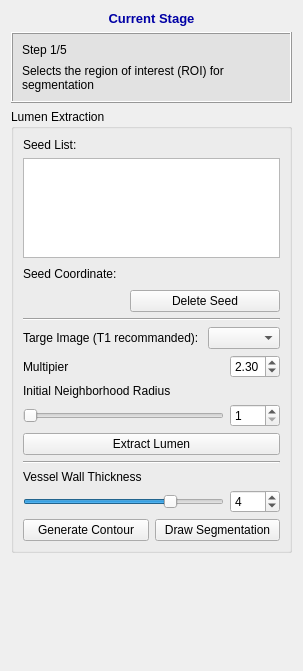
<?xml version="1.0" encoding="UTF-8"?>
<ui version="4.0">
 <class>QInteractorStyleSmartContour</class>
 <widget class="QWidget" name="QInteractorStyleSmartContour">
  <property name="geometry">
   <rect>
    <x>0</x>
    <y>0</y>
    <width>295</width>
    <height>671</height>
   </rect>
  </property>
  <property name="windowTitle">
   <string>SmartContour</string>
  </property>
  <layout class="QVBoxLayout" name="verticalLayout">
   <item>
    <widget class="QLabel" name="label_39">
     <property name="font">
      <font>
       <pointsize>10</pointsize>
       <weight>75</weight>
       <bold>true</bold>
      </font>
     </property>
     <property name="text">
      <string>&lt;html&gt;&lt;head/&gt;&lt;body&gt;&lt;p&gt;&lt;span style=&quot; color:#0000a5;&quot;&gt;Current Stage&lt;/span&gt;&lt;/p&gt;&lt;/body&gt;&lt;/html&gt;</string>
     </property>
     <property name="alignment">
      <set>Qt::AlignCenter</set>
     </property>
    </widget>
   </item>
   <item>
    <widget class="QFrame" name="frame_10">
     <property name="minimumSize">
      <size>
       <width>0</width>
       <height>0</height>
      </size>
     </property>
     <property name="font">
      <font>
       <family>Arial</family>
       <pointsize>10</pointsize>
      </font>
     </property>
     <property name="styleSheet">
      <string notr="true">background-color: rgb(226, 226, 226)</string>
     </property>
     <property name="frameShape">
      <enum>QFrame::Box</enum>
     </property>
     <property name="frameShadow">
      <enum>QFrame::Raised</enum>
     </property>
     <property name="lineWidth">
      <number>1</number>
     </property>
     <layout class="QVBoxLayout" name="verticalLayout_25">
      <property name="spacing">
       <number>7</number>
      </property>
      <item>
       <layout class="QVBoxLayout" name="verticalLayout_26">
        <property name="spacing">
         <number>7</number>
        </property>
        <item>
         <layout class="QHBoxLayout" name="horizontalLayout_17">
          <item>
           <widget class="QLabel" name="label_40">
            <property name="font">
             <font>
              <family>Arial</family>
             </font>
            </property>
            <property name="text">
             <string>Step 1/5</string>
            </property>
           </widget>
          </item>
         </layout>
        </item>
       </layout>
      </item>
      <item>
       <widget class="QLabel" name="label_11">
        <property name="text">
         <string>Selects the region of interest (ROI) for segmentation</string>
        </property>
        <property name="wordWrap">
         <bool>true</bool>
        </property>
       </widget>
      </item>
     </layout>
    </widget>
   </item>
   <item>
    <widget class="QGroupBox" name="groupBox_4">
     <property name="title">
      <string>Lumen Extraction</string>
     </property>
     <layout class="QVBoxLayout" name="verticalLayout_6">
      <item>
       <widget class="QLabel" name="label_60">
        <property name="text">
         <string>Seed List:</string>
        </property>
       </widget>
      </item>
      <item>
       <widget class="QListWidget" name="listWidgetSeedList">
        <property name="maximumSize">
         <size>
          <width>16777215</width>
          <height>100</height>
         </size>
        </property>
       </widget>
      </item>
      <item>
       <layout class="QHBoxLayout" name="horizontalLayout_18">
        <item>
         <widget class="QLabel" name="label_61">
          <property name="text">
           <string>Seed Coordinate: </string>
          </property>
         </widget>
        </item>
        <item>
         <widget class="QLabel" name="labelSeedCoordinate">
          <property name="text">
           <string/>
          </property>
         </widget>
        </item>
        <item>
         <spacer name="horizontalSpacer_4">
          <property name="orientation">
           <enum>Qt::Horizontal</enum>
          </property>
          <property name="sizeHint" stdset="0">
           <size>
            <width>40</width>
            <height>20</height>
           </size>
          </property>
         </spacer>
        </item>
       </layout>
      </item>
      <item>
       <layout class="QHBoxLayout" name="horizontalLayout_33">
        <item>
         <spacer name="horizontalSpacer_2">
          <property name="orientation">
           <enum>Qt::Horizontal</enum>
          </property>
          <property name="sizeHint" stdset="0">
           <size>
            <width>40</width>
            <height>20</height>
           </size>
          </property>
         </spacer>
        </item>
        <item>
         <widget class="QPushButton" name="pushBtnDeleteSeed">
          <property name="minimumSize">
           <size>
            <width>150</width>
            <height>0</height>
           </size>
          </property>
          <property name="maximumSize">
           <size>
            <width>150</width>
            <height>16777215</height>
           </size>
          </property>
          <property name="text">
           <string>Delete Seed</string>
          </property>
         </widget>
        </item>
       </layout>
      </item>
      <item>
       <widget class="Line" name="line">
        <property name="orientation">
         <enum>Qt::Horizontal</enum>
        </property>
       </widget>
      </item>
      <item>
       <layout class="QHBoxLayout" name="horizontalLayout_35">
        <item>
         <widget class="QLabel" name="label_62">
          <property name="text">
           <string>Targe Image (T1 recommanded): </string>
          </property>
         </widget>
        </item>
        <item>
         <widget class="QComboBox" name="comboBoxTargeImage"/>
        </item>
       </layout>
      </item>
      <item>
       <layout class="QHBoxLayout" name="horizontalLayout_10">
        <item>
         <widget class="QLabel" name="label_4">
          <property name="text">
           <string>Multipier</string>
          </property>
         </widget>
        </item>
        <item>
         <spacer name="horizontalSpacer_3">
          <property name="orientation">
           <enum>Qt::Horizontal</enum>
          </property>
          <property name="sizeHint" stdset="0">
           <size>
            <width>40</width>
            <height>20</height>
           </size>
          </property>
         </spacer>
        </item>
        <item>
         <widget class="QDoubleSpinBox" name="doubleSpinBoxMultiplier">
          <property name="minimumSize">
           <size>
            <width>50</width>
            <height>0</height>
           </size>
          </property>
          <property name="maximumSize">
           <size>
            <width>50</width>
            <height>16777215</height>
           </size>
          </property>
          <property name="maximum">
           <double>10.000000000000000</double>
          </property>
          <property name="singleStep">
           <double>0.100000000000000</double>
          </property>
          <property name="value">
           <double>2.300000000000000</double>
          </property>
         </widget>
        </item>
       </layout>
      </item>
      <item>
       <widget class="QLabel" name="label_3">
        <property name="text">
         <string>Initial Neighborhood Radius</string>
        </property>
       </widget>
      </item>
      <item>
       <layout class="QHBoxLayout" name="horizontalLayout_14">
        <item>
         <widget class="QSlider" name="sliderInitNeighborhoodRadius">
          <property name="minimum">
           <number>1</number>
          </property>
          <property name="maximum">
           <number>10</number>
          </property>
          <property name="value">
           <number>1</number>
          </property>
          <property name="sliderPosition">
           <number>1</number>
          </property>
          <property name="orientation">
           <enum>Qt::Horizontal</enum>
          </property>
         </widget>
        </item>
        <item>
         <widget class="QSpinBox" name="spinBoxNeighborRadius">
          <property name="minimumSize">
           <size>
            <width>50</width>
            <height>0</height>
           </size>
          </property>
          <property name="maximumSize">
           <size>
            <width>50</width>
            <height>16777215</height>
           </size>
          </property>
          <property name="minimum">
           <number>1</number>
          </property>
          <property name="maximum">
           <number>10</number>
          </property>
         </widget>
        </item>
       </layout>
      </item>
      <item>
       <widget class="QPushButton" name="pushBtnExtractLumen">
        <property name="text">
         <string>Extract Lumen</string>
        </property>
       </widget>
      </item>
      <item>
       <widget class="Line" name="line_3">
        <property name="orientation">
         <enum>Qt::Horizontal</enum>
        </property>
       </widget>
      </item>
      <item>
       <widget class="QLabel" name="label_2">
        <property name="text">
         <string>Vessel Wall Thickness</string>
        </property>
       </widget>
      </item>
      <item>
       <layout class="QHBoxLayout" name="horizontalLayout_16">
        <item>
         <widget class="QSlider" name="sliderVesselWallThickness">
          <property name="minimum">
           <number>1</number>
          </property>
          <property name="maximum">
           <number>5</number>
          </property>
          <property name="value">
           <number>4</number>
          </property>
          <property name="sliderPosition">
           <number>4</number>
          </property>
          <property name="orientation">
           <enum>Qt::Horizontal</enum>
          </property>
         </widget>
        </item>
        <item>
         <widget class="QSpinBox" name="spinBoxVesselWallThickness">
          <property name="minimumSize">
           <size>
            <width>50</width>
            <height>0</height>
           </size>
          </property>
          <property name="maximumSize">
           <size>
            <width>50</width>
            <height>16777215</height>
           </size>
          </property>
          <property name="minimum">
           <number>1</number>
          </property>
          <property name="maximum">
           <number>5</number>
          </property>
          <property name="value">
           <number>4</number>
          </property>
         </widget>
        </item>
       </layout>
      </item>
      <item>
       <layout class="QHBoxLayout" name="horizontalLayout_19">
        <item>
         <widget class="QPushButton" name="pushBtnGenerateContour">
          <property name="text">
           <string>Generate Contour</string>
          </property>
         </widget>
        </item>
        <item>
         <widget class="QPushButton" name="pushBtnDrawSegmentation">
          <property name="text">
           <string>Draw Segmentation</string>
          </property>
         </widget>
        </item>
       </layout>
      </item>
     </layout>
     <zorder>pushBtnExtractLumen</zorder>
     <zorder>line</zorder>
     <zorder>listWidgetSeedList</zorder>
     <zorder>label_60</zorder>
     <zorder>label_3</zorder>
     <zorder>label_2</zorder>
     <zorder>line_3</zorder>
    </widget>
   </item>
   <item>
    <spacer name="verticalSpacer_4">
     <property name="orientation">
      <enum>Qt::Vertical</enum>
     </property>
     <property name="sizeHint" stdset="0">
      <size>
       <width>20</width>
       <height>104</height>
      </size>
     </property>
    </spacer>
   </item>
  </layout>
 </widget>
 <resources/>
 <connections/>
</ui>
